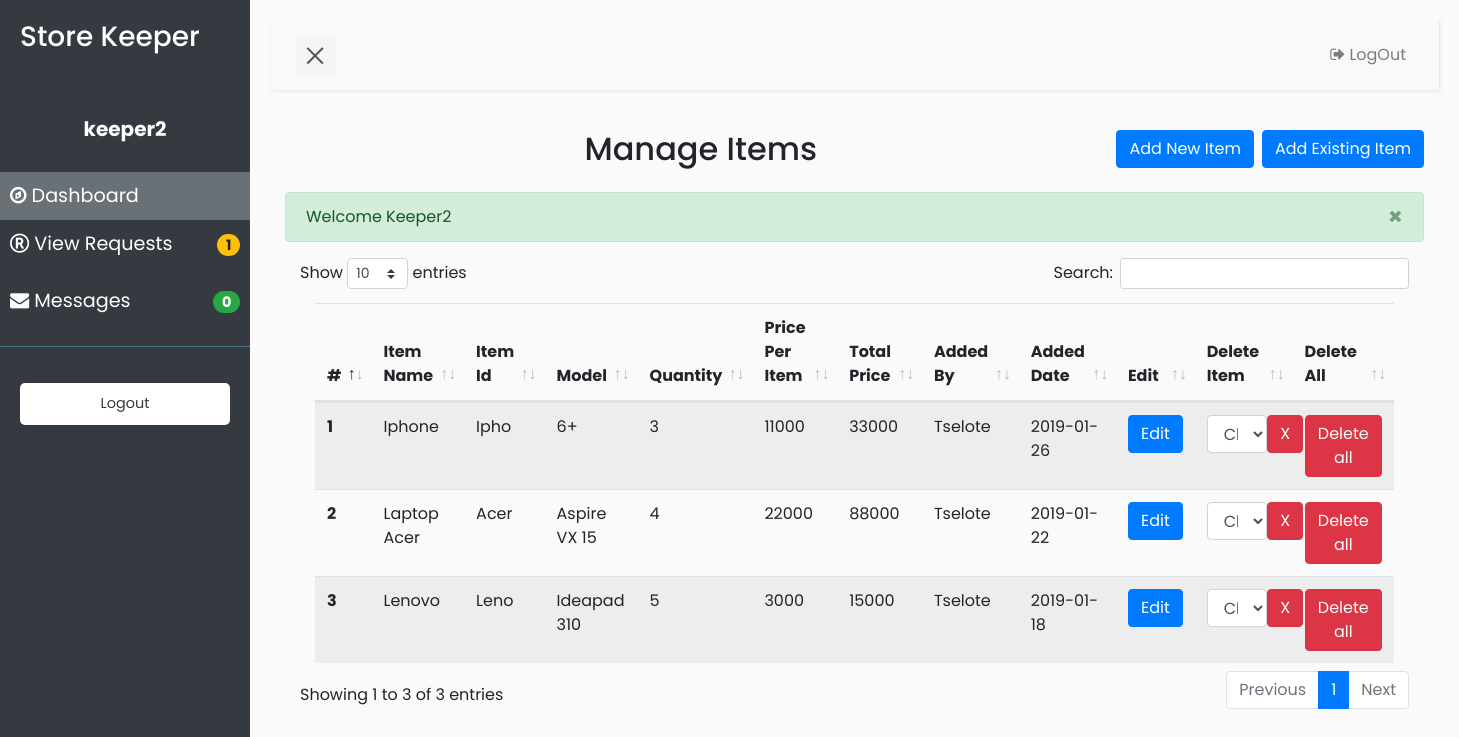
/storekeeperdashboard.php (signed in), run on the app's committed database.
### tables this page shows
CREATE TABLE IF NOT EXISTS `items` (
  `id` int(11) NOT NULL AUTO_INCREMENT,
  `itemname` varchar(200) NOT NULL,
  `itemid` varchar(200) NOT NULL,
  `model` varchar(200) NOT NULL,
  `quantity` int(150) NOT NULL,
  `price` double NOT NULL,
  `addedby` varchar(200) NOT NULL,
  `addeddate` date NOT NULL,
  PRIMARY KEY (`id`)
);

### storekeeperdashboard.php (the view, shortened to what this page needs)
    <?php include 'include/db.php'?>
    <?php include 'include/sessions.php'?>
<!doctype html>
<html lang="en">
<head>
    <link rel="stylesheet" href="css/bootstrap.min.css">
    <link rel="stylesheet" href="fontawesome/css/font-awesome.min.css">
    <link rel="stylesheet" href="datatables/css/dataTables.bootstrap4.min.css">
    <link rel="stylesheet" href="css/tselot.css">
</head>
<body>
    <div class="wrapper" style="height:auto;">
        <nav id="sidebar">
            <div class="sidebar-header">
                <h3>Store Keeper</h3>
            </div>
            <ul class="list-unstyled components">
                <p class="text-center" style="font-weight: bold; font-size:20px !important;"><?php echo $_SESSION['username'];?></p>
                <li class="active ">
                    <a href="storekeeperdashboard.php"><i class="fa fa-compass"></i> Dashboard</a>
                </li>
                <li class="">
                    <a href="viewrequests.php"><i class="fa fa-registered"></i> View Requests <span style="float: right;" class="badge badge-pill badge-warning mt-1 ">
                            <?php
                            $sql = "select * from requests where requeststatus = 'Approved'";
                            $query = mysqli_query($con,$sql);
                            $count = mysqli_num_rows($query);
                            echo $count;
                            ?>
                        </span></a>
                </li>
                <li class="mt-2">
                    <a href="storekeepermessage.php"><i class="fa fa-envelope"></i>  Messages<span style="float: right;" class="badge badge-pill badge-success mt-1 "><?php
                            $username = $_SESSION['username'];
                            $sql = "select * from messages where status = 'New' and recipient = '$username'";
                            $query = mysqli_query($con,$sql);
                            $count = mysqli_num_rows($query);
                            echo $count;
                            ?></span></a>
                </li>
            </ul>
            <ul class="list-unstyled CTAs">
                <li>
                    <a href="logout.php" class="download">Logout</a>
                </li>
            </ul>
        </nav>
        <div id="content">
            <nav class="navbar navbar-expand-lg navbar-light bg-light">
                <div class="container-fluid">
                    <button type="button" id="sidebarCollapse" class="navbar-btn">
                        <span></span>
                    </button>
                    <div class="collapse navbar-collapse" id="navbarSupportedContent">
                        <ul class="nav navbar-nav ml-auto">
                            <li class="nav-item active">
                                <a class="nav-link" href="#"><i class="fa fa-"></i></a>
                            </li>
                            <li class="nav-item">
                                <a class="nav-link" href="logout.php"><i class="fa fa-sign-out"></i> LogOut</a>
                            </li>
                        </ul>
                    </div>
                </div>
            </nav>
            <div class="container-fluid">
                <h2 class="text-center pb-3">Manage Items
                    <button type="button" class="btn btn-primary" style="float: right;" data-toggle="modal" data-target="#exampleModal2">
                        Add Existing Item
                    </button>
                    <button type="button" class="btn btn-primary mr-2" style="float: right;" data-toggle="modal" data-target="#exampleModal">
                        Add New Item
                    </button>
                </h2>
                <?php
                    echo successMessage();
                ?>
                <div class="container-fluid">
                    <table id="table" class="table table-hover table-striped table-responsive-lg col-sm-12">
                        <thead>
                        <tr>
                            <th scope="col">#</th>
                            <th scope="col">Item Name</th>
                            <th scope="col">Item Id</th>
                            <th scope="col">Model</th>
                            <th scope="col">Quantity</th>
                            <th scope="col">Price Per Item</th>
                            <th scope="col">Total Price</th>
                            <th scope="col">Added By</th>
                            <th scope="col">Added Date</th>
                            <th scope="col">Edit</th>
                            <th scope="col">Delete Item</th>
                            <th scope="col">Delete All</th>
                        </tr>
                        </thead>
                        <tbody>
                        <?php
                            $sql = "select * from items order by itemname asc";
                            $query = mysqli_query($con , $sql);
                            $no = 0;
                            while($row=mysqli_fetch_assoc($query)){
                                $id = $row['id'];
                                $itemname = $row['itemname'];
                                $itemid = $row['itemid'];
                                $eachprice = $row['price'];
                                $model = $row['model'];
                                $quantity = $row['quantity'];
                                $totalprice = $eachprice * $quantity;
                                $addedby = $row['addedby'];
                                $addeddate = $row['addeddate'];
                                $no++;
                        ?>
                            <tr>
                                <th scope="row"><?php echo $no;?></th>
                                <td><?php echo $itemname;?></td>
                                <td><?php echo $itemid;?></td>
                                <td><?php echo $model;?></td>
                                <td><?php echo $quantity;?></td>
                                <td><?php echo $eachprice;?></td>
                                <td><?php echo $totalprice;?></td>
                                <td><?php echo $addedby;?></td>
                                <td><?php echo $addeddate;?></td>
                                <td><a href="edititem.php?eid=<?php echo $id;?>" class="btn btn-primary">Edit</a></td>
                                <td>
                                    <div class="input-group">
                                        <form method="post" action="deleteitem.php?diid=<?php echo $id;?>">
                                            <select style="float: left; width:82%;" name="quant" class="form-control quant">
                                                <option selected disabled value="">Choose Quantity</option>
                                            </select>
                                            <div class="input-group-append">
                                                <button onclick="javascript:return confirm('Are You Sure You Want To Delete Items?');" name="delete" class="btn delete btn-danger">X</button>
                                            </div>
                                        </form>
                                    </div>
                                </td>
                                <td>
                                    <a onclick="javascript:return confirm('Are You Sure You Want To Delete All Items?');" href="deleteall.php?did=<?php echo $id?>" data-id = "<?php echo $id;?>" class="btn deleteall btn-danger">Delete all</a>
                                </td>
                            </tr>
                            <?php
                            }
                            ?>
                        </tbody>
                    </table>
                </div>
            </div>
        </div>
    </div>
</body>
</html>

### css/tselot.css (style rules this page uses)
body { font-family: 'Poppins', sans-serif; background: #fafafa; }
p { font-family: 'Poppins', sans-serif; font-size: 1.1em; font-weight: 300; line-height: 1.7em; color: #999; }
a, a:hover, a:focus { color: inherit; text-decoration: none; transition: all 0.3s; }
.navbar { padding: 15px 10px; background: #fff; border: none; border-radius: 0; margin-bottom: 40px; box-shadow: 1px 1px 3px rgba(0, 0, 0, 0.1); }
.navbar-btn { box-shadow: none; outline: none !important; border: none; }
.wrapper { display: flex; width: 100%; align-items: stretch; perspective: 1500px; }
#sidebar { min-width: 250px; max-width: 250px; background: #343a40; color: #fff; transition: all 0.6s cubic-bezier(0.945, 0.020, 0.270, 0.665); transform-origin: bottom left; }
#sidebar .sidebar-header { padding: 20px; background: #343a40; }
#sidebar ul.components { padding: 20px 0; border-bottom: 1px solid #47748b; }
#sidebar ul p { color: #fff; padding: 10px; }
#sidebar ul li a { padding: 10px; font-size: 1.2em; display: block; }
#sidebar ul li.active > a, a[aria-expanded="true"] { color: #fff; background: #697076; }
ul.CTAs { padding: 20px; }
ul.CTAs a { text-align: center; font-size: 0.9em !important; display: block; border-radius: 5px; margin-bottom: 5px; }
a.download { background: #fff; color: #343a40; }
#content { width: 100%; padding: 20px; min-height: 100vh; transition: all 0.3s; }
#sidebarCollapse { width: 40px; height: 40px; background: #f5f5f5; cursor: pointer; }
#sidebarCollapse span { width: 80%; height: 2px; margin: 0 auto; display: block; background: #555; transition: all 0.8s cubic-bezier(0.810, -0.330, 0.345, 1.375); transition-delay: 0.2s; }
#sidebarCollapse span:last-of-type { transform: rotate(-45deg) translate(1px, -1px); }

### data on the page
items: itemname "Iphone", itemid "Ipho", model "6+", quantity "3", price "11000", totalprice "33000", addedby "Tselote", addeddate "2019-01-26"
items: itemname "Laptop Acer", itemid "Acer", model "Aspire VX 15", quantity "4", price "22000", totalprice "88000", addedby "Tselote", addeddate "2019-01-22"
items: itemname "Lenovo", itemid "Leno", model "Ideapad 310", quantity "5", price "3000", totalprice "15000", addedby "Tselote", addeddate "2019-01-18"

### other printed values
$_SESSION['username'] "keeper2"
$count "1"
$count "0"
$_SESSION["successMessage"] "Welcome Keeper2"
